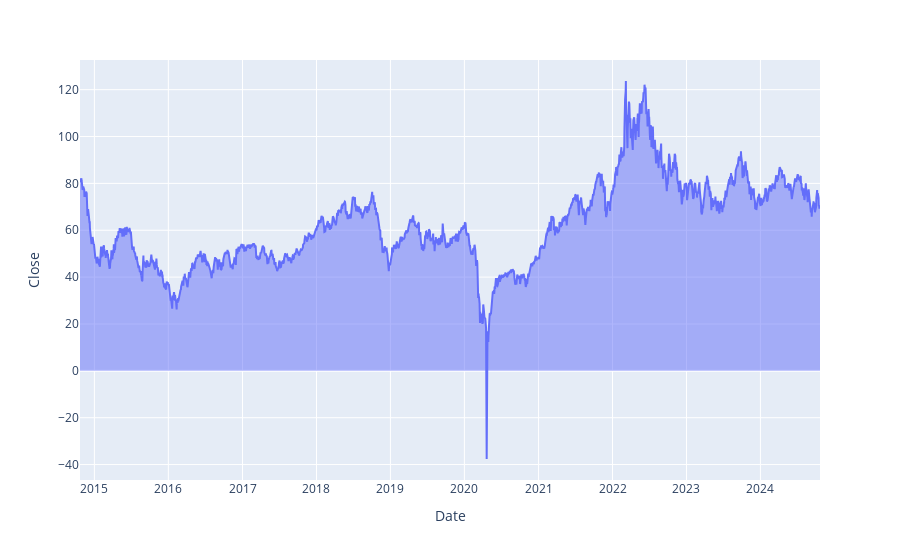

Source (notebook cell):
### Markdown cell above
### Data Visulization

### Code cell
px.area(data_df, x=data_df.index, y=data_df.Close)

### Figure 1 — Plotly figure (JSON) as saved in the notebook; plotly's stock layout.template omitted (floating-point values rounded to 4 significant figures; data arrays with more than 128 entries replaced by an {"elided": "..."} marker saying what was removed)
{"data": [{"fillpattern": {"shape": ""}, "hovertemplate": "Date=%{x}<br>Close=%{y}<extra></extra>", "legendgroup": "", "line": {"color": "#636efa"}, "marker": {"symbol": "circle"}, "mode": "lines", "name": "", "orientation": "v", "showlegend": false, "stackgroup": "1", "type": "scatter", "x": {"elided": "2514 str values"}, "xaxis": "x", "y": {"elided": "2514 float values"}, "yaxis": "y"}], "layout": {"legend": {"tracegroupgap": 0}, "margin": {"t": 60}, "xaxis": {"anchor": "y", "domain": [0, 1], "title": {"text": "Date"}}, "yaxis": {"anchor": "x", "domain": [0, 1], "title": {"text": "Close"}}}}
